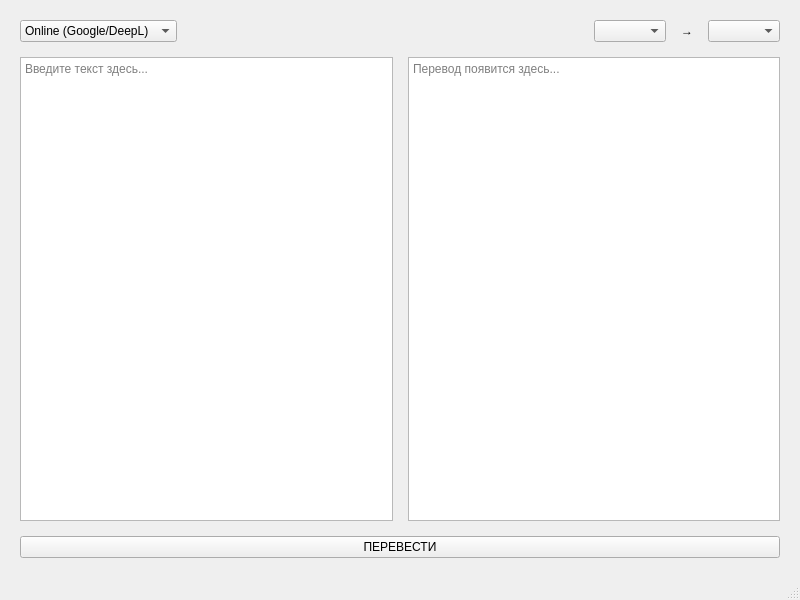
<?xml version="1.0" encoding="UTF-8"?>
<ui version="4.0">
 <class>MainWindow</class>
 <widget class="QMainWindow" name="MainWindow">
  <property name="geometry">
   <rect>
    <x>0</x>
    <y>0</y>
    <width>800</width>
    <height>600</height>
   </rect>
  </property>
  <property name="windowTitle">
   <string>PyQt Pro Translator</string>
  </property>
  <widget class="QWidget" name="centralwidget">
   <layout class="QVBoxLayout" name="verticalLayout">
    <property name="spacing">
     <number>15</number>
    </property>
    <property name="leftMargin">
     <number>20</number>
    </property>
    <property name="topMargin">
     <number>20</number>
    </property>
    <property name="rightMargin">
     <number>20</number>
    </property>
    <property name="bottomMargin">
     <number>20</number>
    </property>
    <item>
     <layout class="QHBoxLayout" name="settingsLayout">
      <item>
       <widget class="QComboBox" name="comboMode">
        <item>
         <property name="text">
          <string>Online (Google/DeepL)</string>
         </property>
        </item>
        <item>
         <property name="text">
          <string>Offline (Argos Neural)</string>
         </property>
        </item>
       </widget>
      </item>
      <item>
       <spacer name="horizontalSpacer">
        <property name="orientation">
         <enum>Qt::Horizontal</enum>
        </property>
        <property name="sizeHint" stdset="0">
         <size>
          <width>40</width>
          <height>20</height>
         </size>
        </property>
       </spacer>
      </item>
      <item>
       <widget class="QComboBox" name="comboSource"/>
      </item>
      <item>
       <widget class="QLabel" name="labelArrow">
        <property name="text">
         <string>→</string>
        </property>
        <property name="alignment">
         <set>Qt::AlignCenter</set>
        </property>
       </widget>
      </item>
      <item>
       <widget class="QComboBox" name="comboTarget"/>
      </item>
     </layout>
    </item>
    <item>
     <layout class="QHBoxLayout" name="textLayout">
      <item>
       <widget class="QTextEdit" name="TextInput">
        <property name="placeholderText">
         <string>Введите текст здесь...</string>
        </property>
       </widget>
      </item>
      <item>
       <widget class="QTextEdit" name="TextOutput">
        <property name="readOnly">
         <bool>true</bool>
        </property>
        <property name="placeholderText">
         <string>Перевод появится здесь...</string>
        </property>
       </widget>
      </item>
     </layout>
    </item>
    <item>
     <widget class="QPushButton" name="btnTranslate">
      <property name="text">
       <string>ПЕРЕВЕСТИ</string>
      </property>
      <property name="cursor">
       <cursorShape>PointingHandCursor</cursorShape>
      </property>
      <property name="minimumHeight">
       <number>50</number>
      </property>
     </widget>
    </item>
   </layout>
  </widget>
  <widget class="QStatusBar" name="statusbar"/>
 </widget>
<resources/>
<connections/>
</ui>
